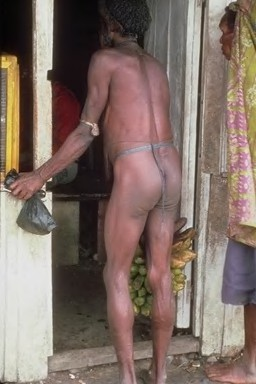
#> input picture 实验七：图像检索/corel1000/003.jpg, 256 x 384 px, given in place of 400.jpg, which was not available
$ python '图片检索.py'
#> lines starting #> are read from the running program, lines starting #| are printed output that depends on the picture; pictures that were not available may be replaced by others from this repository, and a replacement may not be noted
from  PIL import Image
import os
from matplotlib import pyplot as plt
import numpy as np
import math
def Intersect(lh, rh):#相交系数 越大越好
    return sum(min(l,r) for l,r in zip(lh,rh))

def Histogram_intersection_method(lh, rh):#直方图相交法 越大越好
    return sum(min(l,r) for l,r in zip(lh,rh))/sum(l for l, r in zip(lh, rh))

def Relativity(lh, rh):#相关度 越大越好
    ans = sum((l - sum(ll for ll, rr in zip(lh,rh))/len(lh))*(r - sum(rr for ll, rr in zip(lh,rh))/len(rh)) for l,r in zip(lh,rh))
    ans1 = 0.0
    for l,r in zip(lh,rh):
        temp = (l - sum(ll for ll, rr in zip(lh,rh))/len(lh))*(r - sum(rr for ll, rr in zip(lh,rh))/len(rh))
        ans1 += temp*temp
    return ans/math.sqrt(ans1)

def Ba_distance(lh, rh):#巴氏距离 越小越好
    return  math.sqrt(1 - sum(math.sqrt(l*r) for l,r in zip(lh,rh))/(sum(l for l, r in zip(lh, rh))*sum(r for l, r in zip(lh, rh))))

def K_square(lh, rh):#卡方系数 越小越好
    return sum(0 if l + r == 0 else (l-r)*(l-r)/(l+r) for l, r in zip(lh, rh))

def Distance(lh, rh):#欧式距离相似度 越大越好
    return sum(1 - (0 if l == r else float(abs(l - r))/max(l, r)) for l, r in zip(lh, rh))/len(lh)

def Choose_similarity_calculation_method(lf, rf):#选择相似性计算方法
    l_resize, r_resize = Image.open(lf).resize((256,256)).convert('RGB'), Image.open(rf).resize((256,256)).convert('RGB')
    #把所有的图片都统一到特别的规格,256x256的分辨率
    return sum(Distance(l.histogram(), r.histogram()) for l, r in zip(split_image(l_resize), split_image(r_resize))) / 16.0


def split_image(img, part_size = (64, 64)):
    w, h = img.size
    pw, ph = part_size
    return [img.crop((i, j, i+pw, j+ph)).copy() for i in range(0, w, pw) for j in range(0, h, ph)]

def listdir(path, list_name):  # 传入存储的list
    for file in os.listdir(path):
        file_path = os.path.join(path, file)
        if os.path.isdir(file_path):
            listdir(file_path, list_name)
        else:
            list_name.append(file_path)
#> pass 2 of the loop in listdir, `for file in os.listdir(path):`:
#> pass 3 of the loop in listdir, `for file in os.listdir(path):`:
#> the loop made 4 passes; the first 3 are shown

if __name__ == '__main__':
    list_name = []
    path='D:\Desktop\Study\大三上\智能信息处理\实验七：图像检索\corel1000\\'   #文件夹路径
    listdir(path,list_name)

    img1_path = 'D:\Desktop\Study\大三上\智能信息处理\实验七：图像检索\corel1000\\400.jpg'
    img2_path = 'D:\Desktop\Study\大三上\智能信息处理\实验七：图像检索\corel1000\\666.jpg'
    similary = []
    index = []
    for i in range(1000):
        print(i)
        similary.append(Choose_similarity_calculation_method(img1_path, list_name[i]))
#> in Choose_similarity_calculation_method, `l_resize, r_resize = Image.open(lf).resize((256,256)).convert('RGB'), ..`:
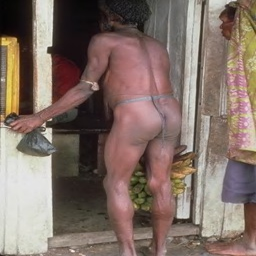
#> l_resize: PIL image 256x256 RGB; mean R, G, B 129.1, 111.3, 102.5
        index.append(i)
#> pass 2 of the loop `for i in range(1000):`:
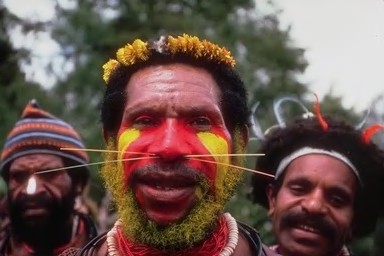
#> input picture 实验七：图像检索/corel1000/007.jpg, 384 x 256 px, found by its file name
#> in Choose_similarity_calculation_method (call 2), `l_resize, r_resize = Image.open(lf).resize((256,256)).convert('RGB'), ..`:
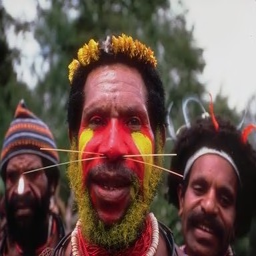
#> r_resize: PIL image 256x256 RGB; mean R, G, B 108.2, 85.3, 78.3
#> pass 3 of the loop `for i in range(1000):`:
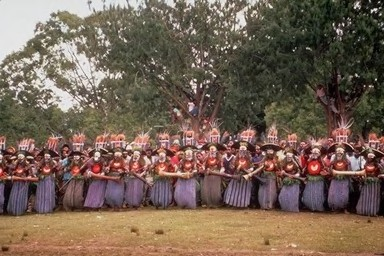
#> input picture 实验七：图像检索/corel1000/019.jpg, 384 x 256 px, found by its file name
#> in Choose_similarity_calculation_method (call 3), `l_resize, r_resize = Image.open(lf).resize((256,256)).convert('RGB'), ..`:
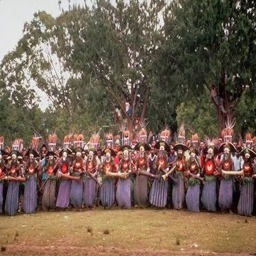
#> r_resize: PIL image 256x256 RGB; mean R, G, B 117.5, 98.2, 83.7
#> (the run stopped early here; a loop or call above may not have finished)
